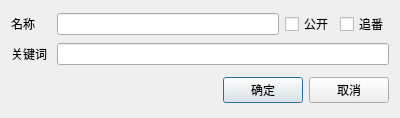
<?xml version="1.0" encoding="UTF-8"?>
<ui version="4.0">
 <class>AnimeIpNewDialog</class>
 <widget class="QDialog" name="AnimeIpNewDialog">
  <property name="geometry">
   <rect>
    <x>0</x>
    <y>0</y>
    <width>400</width>
    <height>118</height>
   </rect>
  </property>
  <property name="windowTitle">
   <string>新增动漫</string>
  </property>
  <layout class="QVBoxLayout" name="verticalLayout">
   <item>
    <layout class="QHBoxLayout" name="hLayout_Name">
     <item>
      <widget class="QLabel" name="label_Name">
       <property name="minimumSize">
        <size>
         <width>40</width>
         <height>0</height>
        </size>
       </property>
       <property name="text">
        <string>名称</string>
       </property>
      </widget>
     </item>
     <item>
      <widget class="QLineEdit" name="lineEdit_Name"/>
     </item>
     <item>
      <widget class="QCheckBox" name="checkBox_Display">
       <property name="text">
        <string>公开</string>
       </property>
      </widget>
     </item>
     <item>
      <widget class="QCheckBox" name="checkBox_Zhuifan">
       <property name="text">
        <string>追番</string>
       </property>
      </widget>
     </item>
    </layout>
   </item>
   <item>
    <layout class="QHBoxLayout" name="hLayout_Keywords">
     <item>
      <widget class="QLabel" name="label_Keywords">
       <property name="minimumSize">
        <size>
         <width>40</width>
         <height>0</height>
        </size>
       </property>
       <property name="text">
        <string>关键词</string>
       </property>
      </widget>
     </item>
     <item>
      <widget class="QLineEdit" name="lineEdit_Keywords"/>
     </item>
    </layout>
   </item>
   <item>
    <spacer name="vSpacer_Space">
     <property name="orientation">
      <enum>Qt::Vertical</enum>
     </property>
     <property name="sizeType">
      <enum>QSizePolicy::Fixed</enum>
     </property>
     <property name="sizeHint" stdset="0">
      <size>
       <width>20</width>
       <height>5</height>
      </size>
     </property>
    </spacer>
   </item>
   <item>
    <layout class="QHBoxLayout" name="hLayout_OkCancel">
     <item>
      <spacer name="hSpacer_OkCancel">
       <property name="orientation">
        <enum>Qt::Horizontal</enum>
       </property>
       <property name="sizeHint" stdset="0">
        <size>
         <width>40</width>
         <height>20</height>
        </size>
       </property>
      </spacer>
     </item>
     <item>
      <widget class="QPushButton" name="pushButton_Ok">
       <property name="text">
        <string>确定</string>
       </property>
      </widget>
     </item>
     <item>
      <widget class="QPushButton" name="pushButton_Cancel">
       <property name="text">
        <string>取消</string>
       </property>
      </widget>
     </item>
    </layout>
   </item>
  </layout>
 </widget>
 <resources/>
 <connections/>
</ui>
